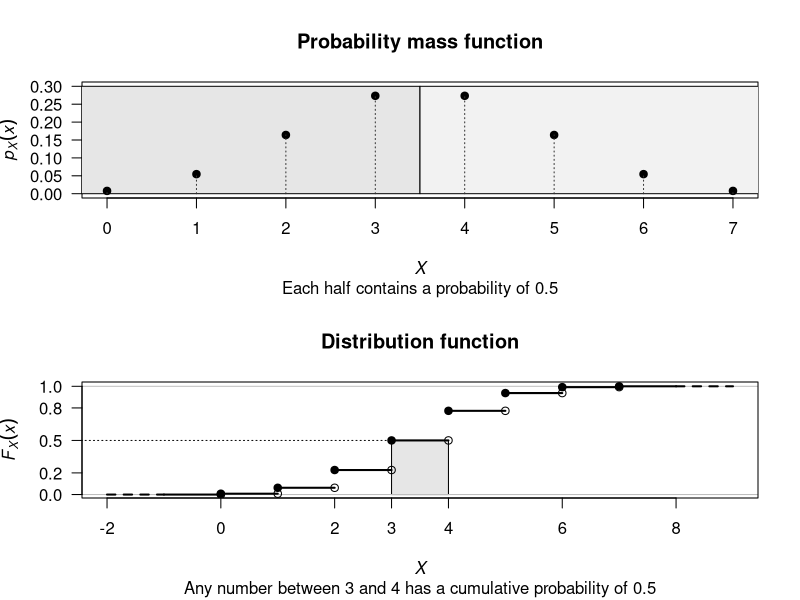
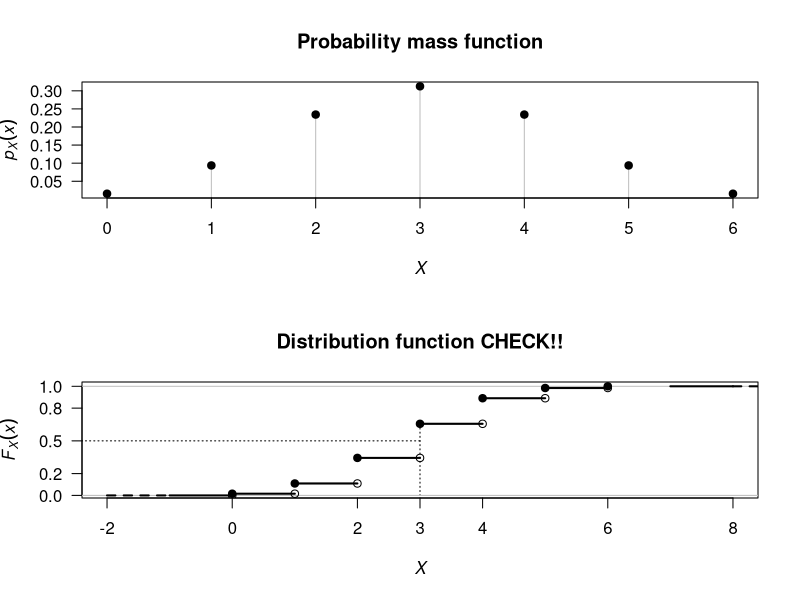

Generate these figures, in order, with R:
## ---- chunk 1
eg1Table <- array( dim = c(2, 8))

eg1Table[1, ] <- 0:7
eg1Table[2, ] <- paste0(c("1", "7", "21", "35", "35", "21", "7", "1"), 
                        "/128")

rownames(eg1Table) <- c("$x$",
                        "$\\Pr(X = x)$")
knitr::kable(eg1Table,
             caption = "A probability distribution")
## ---- chunk 2
par( mfrow = c(2, 1))

x <- 0:7
fx <- c(1, 7, 21, 35, 35, 21, 7, 1) / 128

plot(x = x,
     y = fx,
     las = 1,
     lty = 3,
     ylim = c(0, 0.30 ),
     type = "h",
     col = "grey",
     sub = "Each half contains a probability of 0.5",
     xlab = expression( italic(X) ),
     ylab = expression(
       paste(italic(p)[italic(X)](italic(x)))
     ),
     main = "Probability mass function")
polygon( x = c(-10, -10, 3.5, 3.5),
         y = c(0, 0.3, 0.3, 0),
         col = gray(0.9) )

polygon( x = c(3.5, 3.5,10, 10),
         y = c(0, 0.3, 0.3, 0),
         col = gray(0.95) )

points( x = x,
        y = fx,
        pch = 19)
points(x = x,
     y = fx,
     type = "h",
     lty = 3,
     col = grey(0.2))



plot( x = x,
      y = cumsum(fx),
      las = 1,
      axes = FALSE,
      xlim = c(-2, 9),
      xlab = expression( italic(X) ),
      ylab = expression(
       paste(italic(F)[italic(X)](italic(x)))
      ),
      main = "Distribution function",
      sub = "Any number between 3 and 4 has a cumulative probability of 0.5",
      type = "n")
polygon( x = c(3, 3, 4, 4),
         y = c(0, 0.5, 0.5, 0),
         col = gray(0.9))
abline( h = c(0, 1),
        col = "grey")
axis(side = 1,
     at = c(-2, 0, 2, 3, 4, 6, 8))
axis(side = 2,
     at = c(0, 0.2, 0.5, 0.8, 1),
     las = 1)
box()
points( x = x,
        y = cumsum(fx),
        pch = 19)
points( x = x[2: length(x)],
        y = cumsum(fx)[1:(length(x) - 1)],
        pch = 1)

for (i in (1 : (length(x) - 1)) ){
   lines( x = x[i:(i + 1)],
          y = c(cumsum(fx)[i],
                cumsum(fx)[i]),
          lwd = 2)
}

# Now add edge cases
lines( x = c(-1, 0),
       y = c(0, 0),
      lwd = 2)
lines(x = c(-2, -1),
      y = c(0, 0),
      lty = 2,
      lwd = 2)
points(0, 0, 
       pch = 1)
lines(x = c(7, 8),
      y = c(1, 1),
      lwd = 2)
lines(x = c(8, 9),
      y = c(1, 1),
      lty = 2,
      lwd = 2)

lines( x = c(-10, 3),
       y = c(0.5, 0.5),
       lty = 3)
## ---- chunk 3
eg2Table <- array( dim = c(2, 7))

eg2Table[1, ] <- 0:6
eg2Table[2, ] <- paste0(c("1", "6", "15", "20", "15", "6", "1"), 
                        "/64")

rownames(eg2Table) <- c("$x$",
                        "$\\Pr(X = x)$")
knitr::kable(eg2Table,
             caption = "A probability distribution")
## ---- chunk 4
par( mfrow = c(2, 1))

x <- 0:6
fx <- c(1, 6, 15, 20, 15, 6, 1) / 64

plot(x = x,
     y = fx,
     las = 1,
     type = "h",
     col = "grey",
     xlab = expression(italic(X)),
     ylab = expression(
       paste(italic(p)[italic(X)](italic(x)))
       ),
     main = "Probability mass function")
points( x = x,
        y = fx,
        pch = 19)




plot( x = x,
      y = cumsum(fx),
      las = 1,
      xlim = c(-2, 8),
      axes = FALSE,
      xlab = expression(italic(X)),
      ylab = expression(
       paste(italic(F)[italic(X)](italic(x)))
       ),
      main = "Distribution function CHECK!!",
      type = "n")
axis(side = 1,
     at = c(-2, 0, 2, 3, 4, 6, 8))
axis(side = 2,
     at = c(0, 0.2, 0.5, 0.8, 1),
     las = 1)
box()
#polygon( x = c(2.75, 2.75, 3.25, 3.25),
#         y = c(22/64, 42/64, 42/64, 22/64),
#         col = grey(0.9),
#         border = NA) # Omits borders
lines( x = c(-10, 3),
       y = c(0.5, 0.5),
       lty = 3)
lines( x = c(3, 3),
       y = c(42/64, 0),
       lty = 3)

abline( h = c(0, 1),
        col = "grey")
points( x = x,
        y = cumsum(fx),
        pch = 19)
points( x = x[2: length(x)],
        y = cumsum(fx)[1:(length(x) - 1)],
        pch = 1)

for (i in (1 : (length(x) - 1)) ){
   lines( x = x[i:(i + 1)],
          y = c(cumsum(fx)[i],
                cumsum(fx)[i]),
          lwd = 2)
}

# Now add edge cases
lines( x = c(-1, 0),
       y = c(0, 0),
      lwd = 2)
lines(x = c(-2, -1),
      y = c(0, 0),
      lty = 2,
      lwd = 2)
points(0, 0, 
       pch = 1)
lines(x = c(7, 8),
      y = c(1, 1),
      lwd = 2)
lines(x = c(8, 9),
      y = c(1, 1),
      lty = 2,
      lwd = 2)

